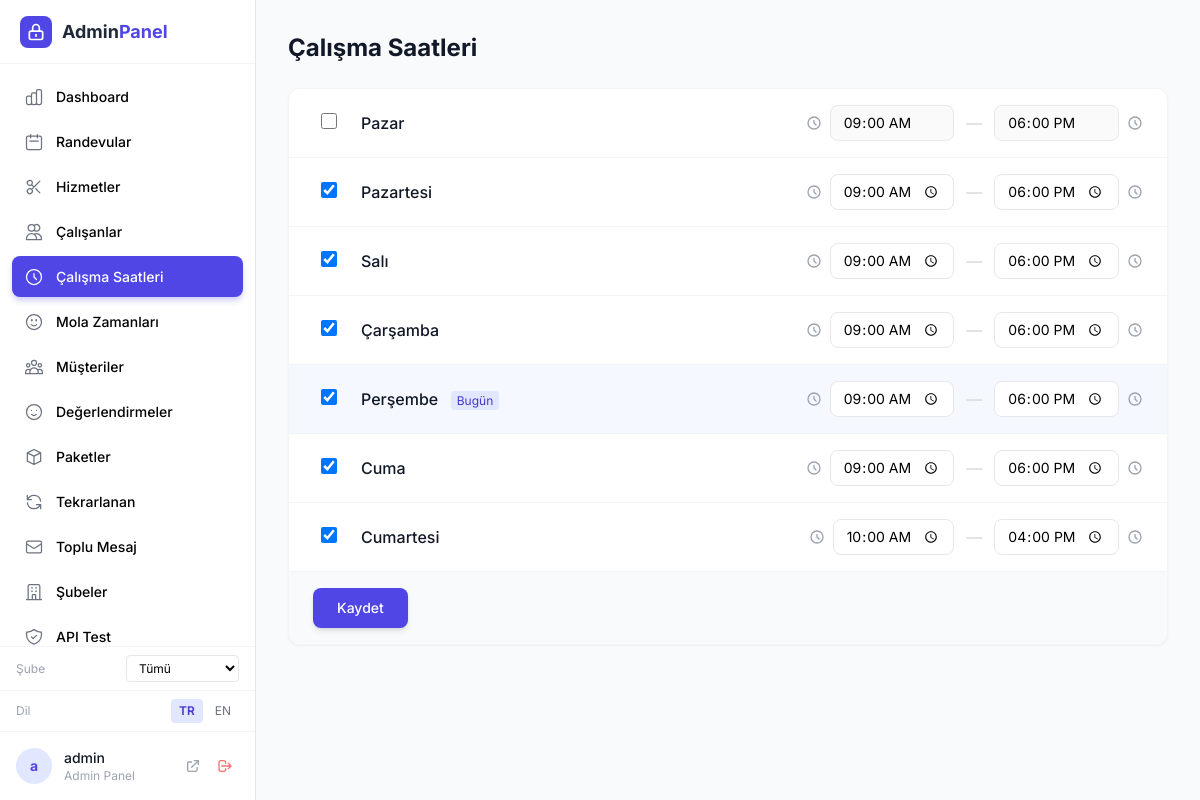
The app's page /admin/hours.php (signed in) with its own data.
### tables this page shows
CREATE TABLE IF NOT EXISTS working_hours (
    id INT AUTO_INCREMENT PRIMARY KEY,
    branch_id INT DEFAULT NULL,
    day_of_week TINYINT NOT NULL,
    is_open TINYINT(1) DEFAULT 1,
    open_time TIME DEFAULT '09:00',
    close_time TIME DEFAULT '18:00',
    FOREIGN KEY (branch_id) REFERENCES branches(id) ON DELETE SET NULL
);

### admin/hours.php (called while the page is built, shortened)
<?php
require __DIR__ . '/_init.php';
$tab = 'hours';
require __DIR__ . '/pages/head.php';
?>
<?php require __DIR__ . '/pages/hours.php'; ?>
<?php require __DIR__ . '/pages/footer.php'; ?>

### lib/Language.php (called while the page is built, shortened)
<?php
class Language {
    private static $strings = [];
    private static $currentLang = 'tr';
    public static function load($lang) {
        self::$currentLang = in_array($lang, ['tr', 'en']) ? $lang : 'tr';
        $file = __DIR__ . '/lang/' . self::$currentLang . '.php';
        if (file_exists($file)) {
            self::$strings = require $file;
        } else {
            self::$strings = require __DIR__ . '/lang/tr.php';
            self::$currentLang = 'tr';
        }
    }
    public static function get($key, $default = null) {
        return self::$strings[$key] ?? $default ?? $key;
    }
    public static function current() {
        return self::$currentLang;
    }
}
function _t($key, $default = null) {
    return Language::get($key, $default);
}

### admin/_init.php (called while the page is built, shortened)
<?php
require_once __DIR__ . '/../lib/SmsService.php';
require_once __DIR__ . '/../lib/Language.php';
require_once __DIR__ . '/../api/ApiAuth.php';
$dayNames = ['Pazar', 'Pazartesi', 'Salı', 'Çarşamba', 'Perşembe', 'Cuma', 'Cumartesi'];
$workingHours = $pdo->query("SELECT * FROM working_hours ORDER BY day_of_week")->fetchAll();

### admin/pages/hours.php (the view, shortened to what this page needs)
<h1 class="text-2xl font-bold text-gray-900 mb-6">Çalışma Saatleri</h1>
<form method="POST" class="bg-white rounded-xl shadow-sm border border-gray-100 overflow-hidden">
    <div class="divide-y divide-gray-100">
        <?php foreach ($workingHours as $wh):
            $dayId = (int)$wh['day_of_week'];
            $isOpen = (bool)$wh['is_open'];
            $open = $wh['open_time'] ? date('H:i', strtotime($wh['open_time'])) : '09:00';
            $close = $wh['close_time'] ? date('H:i', strtotime($wh['close_time'])) : '18:00';
            $isToday = $dayId === (int)date('w');
        ?>
        <div class="flex items-center gap-4 px-6 py-4 hover:bg-gray-50 transition-colors <?= $isToday ? 'bg-indigo-50/50' : '' ?>">
            <div class="w-8 text-center">
                <input type="checkbox" name="hours[<?= $wh['id'] ?>][is_open]" value="1" <?= $isOpen ? 'checked' : '' ?> class="w-4 h-4 text-indigo-600 rounded focus:ring-indigo-500 cursor-pointer">
            </div>
            <div class="flex-1">
                <span class="font-medium text-gray-900"><?= $dayNames[$dayId] ?></span>
                <?php if ($isToday): ?>
                    <span class="ml-2 px-1.5 py-0.5 bg-indigo-100 text-indigo-700 text-xs rounded">Bugün</span>
                <?php endif; ?>
            </div>
            <div class="flex items-center gap-3">
                <div class="flex items-center gap-2">
                    <svg class="w-4 h-4 text-gray-400" fill="none" stroke="currentColor" viewBox="0 0 24 24"><path stroke-linecap="round" stroke-linejoin="round" stroke-width="2" d="M12 8v4l3 3m6-3a9 9 0 11-18 0 9 9 0 0118 0z"/></svg>
                    <input type="time" name="hours[<?= $wh['id'] ?>][open]" value="<?= $open ?>" <?= $isOpen ? '' : 'disabled' ?> class="px-3 py-1.5 border border-gray-200 rounded-lg text-sm focus:outline-none focus:border-indigo-500">
                </div>
                <span class="text-gray-300">—</span>
                <div class="flex items-center gap-2">
                    <input type="time" name="hours[<?= $wh['id'] ?>][close]" value="<?= $close ?>" <?= $isOpen ? '' : 'disabled' ?> class="px-3 py-1.5 border border-gray-200 rounded-lg text-sm focus:outline-none focus:border-indigo-500">
                    <svg class="w-4 h-4 text-gray-400" fill="none" stroke="currentColor" viewBox="0 0 24 24"><path stroke-linecap="round" stroke-linejoin="round" stroke-width="2" d="M12 8v4l3 3m6-3a9 9 0 11-18 0 9 9 0 0118 0z"/></svg>
                </div>
            </div>
        </div>
        <?php endforeach; ?>
    </div>
    <div class="px-6 py-4 bg-gray-50 border-t border-gray-100">
        <button type="submit" class="px-6 py-2.5 bg-indigo-600 text-white rounded-lg text-sm font-medium hover:bg-indigo-700 transition-all shadow-md hover:shadow-lg">Kaydet</button>
    </div>
</form>

### admin/pages/head.php (shortened to what this page needs)
<!DOCTYPE html>
<html lang="tr">
<head>
    <script src="https://cdn.tailwindcss.com"></script>
</head>
<body class="bg-gray-50 min-h-screen flex">
    <aside id="sidebar" class="fixed md:sticky top-0 left-0 z-40 w-64 h-screen bg-white border-r border-gray-200 flex flex-col transition-transform duration-300">
        <div class="flex items-center justify-between h-16 px-5 border-b border-gray-100 flex-shrink-0">
            <div class="flex items-center gap-2.5">
                <div class="w-8 h-8 bg-indigo-600 rounded-lg flex items-center justify-center">
                    <svg class="w-5 h-5 text-white" fill="none" stroke="currentColor" viewBox="0 0 24 24"><path stroke-linecap="round" stroke-linejoin="round" stroke-width="2" d="M12 15v2m-6 4h12a2 2 0 002-2v-6a2 2 0 00-2-2H6a2 2 0 00-2 2v6a2 2 0 002 2zm10-10V7a4 4 0 00-8 0v4h8z"/></svg>
                </div>
                <span class="text-lg font-bold text-gray-800">Admin<span class="text-indigo-600">Panel</span></span>
            </div>
        </div>
        <nav class="flex-1 overflow-y-auto p-3 space-y-1">
            <?php
            foreach ($navItems as $t => $info):
                $isActive = $tab === $t;
            ?>
            <a href="<?= $t ?>.php" class="sidebar-link <?= $isActive ? 'active' : '' ?>" onclick="if(window.innerWidth<768)setTimeout(toggleSidebar,100)">
                <svg class="w-5 h-5 <?= $isActive ? 'text-white' : '' ?>" fill="none" stroke="currentColor" viewBox="0 0 24 24"><path stroke-linecap="round" stroke-linejoin="round" stroke-width="1.5" d="<?= $info[1] ?>"/></svg>
                <span><?= $info[0] ?></span>
            </a>
            <?php endforeach; ?>
        </nav>
        <?php if (!empty($branches)): ?>
        <div class="flex-shrink-0 px-4 py-2 border-t border-gray-100">
            <div class="flex items-center justify-between">
                <span class="text-xs text-gray-400">Şube</span>
                <select onchange="if(this.value)window.location.href='?branch_id='+this.value" class="text-xs border border-gray-200 rounded px-2 py-1 bg-white">
                    <option value="0">Tümü</option>
                </select>
            </div>
        </div>
        <?php endif; ?>
        <div class="flex-shrink-0 px-4 py-2 border-t border-gray-100">
            <div class="flex items-center justify-between">
                <span class="text-xs text-gray-400"><?= _t('language') ?></span>
                <div class="flex gap-1">
                    <a href="?lang=tr" class="px-2 py-1 text-xs rounded <?= Language::current() === 'tr' ? 'bg-indigo-100 text-indigo-700 font-semibold' : 'text-gray-500 hover:text-gray-700' ?>">TR</a>
                    <a href="?lang=en" class="px-2 py-1 text-xs rounded <?= Language::current() === 'en' ? 'bg-indigo-100 text-indigo-700 font-semibold' : 'text-gray-500 hover:text-gray-700' ?>">EN</a>
                </div>
            </div>
        </div>
        <div class="flex-shrink-0 p-4 border-t border-gray-100">
            <div class="flex items-center gap-3">
                <div class="w-9 h-9 rounded-full bg-indigo-100 flex items-center justify-center text-indigo-600 font-bold text-sm"><?= mb_substr($_SESSION['admin_username'] ?? 'A', 0, 1) ?></div>
                <div class="flex-1 min-w-0">
                    <p class="text-sm font-medium text-gray-900 truncate"><?= htmlspecialchars($_SESSION['admin_username']) ?></p>
                    <p class="text-xs text-gray-400"><?= _t('admin_panel') ?></p>
                </div>
                <div class="flex gap-1">
                    <a href="../index.php" class="p-1.5 rounded-lg hover:bg-gray-100" title="<?= _t('site') ?>">
                        <svg class="w-4 h-4 text-gray-400" fill="none" stroke="currentColor" viewBox="0 0 24 24"><path stroke-linecap="round" stroke-linejoin="round" stroke-width="2" d="M10 6H6a2 2 0 00-2 2v10a2 2 0 002 2h10a2 2 0 002-2v-4M14 4h6m0 0v6m0-6L10 14"/></svg>
                    </a>
                    <a href="logout.php" class="p-1.5 rounded-lg hover:bg-red-50" title="<?= _t('logout') ?>">
                        <svg class="w-4 h-4 text-red-400" fill="none" stroke="currentColor" viewBox="0 0 24 24"><path stroke-linecap="round" stroke-linejoin="round" stroke-width="2" d="M17 16l4-4m0 0l-4-4m4 4H7m6 4v1a3 3 0 01-3 3H6a3 3 0 01-3-3V7a3 3 0 013-3h4a3 3 0 013 3v1"/></svg>
                    </a>
                </div>
            </div>
        </div>
    </aside>
    <main class="flex-1 min-h-screen overflow-x-hidden">
        <div class="p-4 sm:p-6 lg:p-8 max-w-7xl mx-auto">

### admin/pages/footer.php (shortened to what this page needs)
            </div>
        </main>
</body>
</html>

### admin/pages/head.php (style rules this page uses)
* { font-family: 'Inter', sans-serif; }
.sidebar-link { display: flex; align-items: center; gap: 0.75rem; padding: 0.625rem 0.75rem; border-radius: 0.5rem; font-size: 0.875rem; font-weight: 500; transition: all 0.2s; }
.sidebar-link.active { background: #4f46e5; color: #fff; box-shadow: 0 4px 6px -1px rgba(79,70,229,0.3); }
.sidebar-link.active svg { stroke: #fff; }
.sidebar-link svg { stroke: #6b7280; flex-shrink: 0; }

### records on screen
working_hours: day_of_week "Pazar", open_time "09:00", close_time "18:00"
working_hours: is_open "☑", day_of_week "Pazartesi", open_time "09:00", close_time "18:00"
working_hours: is_open "☑", day_of_week "Salı", open_time "09:00", close_time "18:00"
working_hours: is_open "☑", day_of_week "Çarşamba", open_time "09:00", close_time "18:00"
working_hours: is_open "☑", day_of_week "Perşembe", shows "Bugün", open_time "09:00", close_time "18:00"
working_hours: is_open "☑", day_of_week "Cuma", open_time "09:00", close_time "18:00"
working_hours: is_open "☑", day_of_week "Cumartesi", open_time "10:00", close_time "16:00"

### other values on screen
$info[0] "Dashboard"
$info[0] "Randevular"
$info[0] "Hizmetler"
$info[0] "Çalışanlar"
$info[0] "Çalışma Saatleri"
$info[0] "Mola Zamanları"
$info[0] "Müşteriler"
$info[0] "Değerlendirmeler"
$info[0] "Paketler"
$info[0] "Tekrarlanan"
$info[0] "Toplu Mesaj"
$info[0] "Şubeler"
$info[0] "API Test"
_t('language') "Dil"
mb_substr($_SESSION['admin_username'] ?? 'A', 0, 1) "a"
